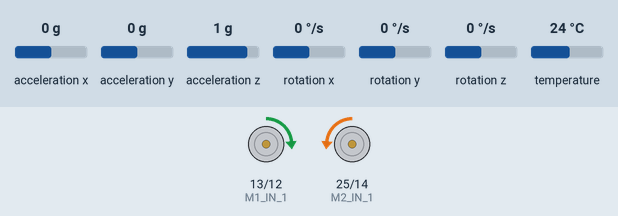
This program was run on a simulated ESP32. On the bench: motor-driver pin pairs drawn as motors (green arrow = first pin HIGH = forward, orange = second pin HIGH = backward, longer = more drive). The test bench sets the inputs (shaded band); at power-on: acceleration x 0 g, acceleration y 0 g, acceleration z 1 g, rotation x 0 °/s, rotation y 0 °/s, rotation z 0 °/s, temperature 24 °C. What the program prints to the serial monitor is not drawn.

Above: at 1.3 s.
Timing chart, 0 to 2.8 s (numbered marks = the images above):
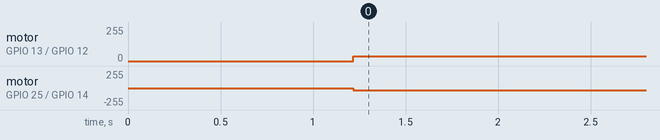

The program:

main.cpp
```cpp
#include <Arduino.h>
// Basic demo for accelerometer readings from Adafruit MPU6050

#include <Adafruit_MPU6050.h>
#include <Adafruit_Sensor.h>

Adafruit_MPU6050 mpu;

const unsigned int ADC_1_CS = 2;
const unsigned int ADC_2_CS = 17;

const unsigned int M1_IN_1 = 13;
const unsigned int M1_IN_2 = 12;
const unsigned int M2_IN_1 = 25;
const unsigned int M2_IN_2 = 14;

const unsigned int M1_IN_1_CHANNEL = 8;
const unsigned int M1_IN_2_CHANNEL = 9;
const unsigned int M2_IN_1_CHANNEL = 10;
const unsigned int M2_IN_2_CHANNEL = 11;

const unsigned int M1_I_SENSE = 35;
const unsigned int M2_I_SENSE = 34;

const unsigned int PWM_VALUE = 512; // Do not give max PWM. Robot will move fast

const int freq = 5000;
const int resolution = 10;

void turn_to(float deg);

void setup(void) {
  // Stop the right motor by setting pin 14 low
  // this pin floats high or is pulled
  // high during the bootloader phase for some reason
  pinMode(14, OUTPUT);
  digitalWrite(14, LOW);
  delay(100);

  ledcSetup(M1_IN_1_CHANNEL, freq, resolution);
  ledcSetup(M1_IN_2_CHANNEL, freq, resolution);
  ledcSetup(M2_IN_1_CHANNEL, freq, resolution);
  ledcSetup(M2_IN_2_CHANNEL, freq, resolution);

  ledcAttachPin(M1_IN_1, M1_IN_1_CHANNEL);
  ledcAttachPin(M1_IN_2, M1_IN_2_CHANNEL);
  ledcAttachPin(M2_IN_1, M2_IN_1_CHANNEL);
  ledcAttachPin(M2_IN_2, M2_IN_2_CHANNEL);

  pinMode(M1_I_SENSE, INPUT);
  pinMode(M2_I_SENSE, INPUT);
  delay(1000);

  Serial.begin(115200);
  while (!Serial)
    delay(10); // will pause Zero, Leonardo, etc until serial console opens


  Serial.println("Adafruit MPU6050 test!");

  pinMode(ADC_1_CS, OUTPUT);
  pinMode(ADC_2_CS, OUTPUT);

  digitalWrite(ADC_1_CS, HIGH); // Without this the ADC's write
  digitalWrite(ADC_2_CS, HIGH); // to the SPI bus while the nRF24 is!!!!

  // Try to initialize!
  if (!mpu.begin()) {
    Serial.println("Failed to find MPU6050 chip");
    while (1) {
      delay(10);
    }
  }
  Serial.println("MPU6050 Found!");

  mpu.setAccelerometerRange(MPU6050_RANGE_8_G);
  Serial.print("Accelerometer range set to: ");
  switch (mpu.getAccelerometerRange()) {
  case MPU6050_RANGE_2_G:
    Serial.println("+-2G");
    break;
  case MPU6050_RANGE_4_G:
    Serial.println("+-4G");
    break;
  case MPU6050_RANGE_8_G:
    Serial.println("+-8G");
    break;
  case MPU6050_RANGE_16_G:
    Serial.println("+-16G");
    break;
  }
  mpu.setGyroRange(MPU6050_RANGE_500_DEG);
  Serial.print("Gyro range set to: ");
  switch (mpu.getGyroRange()) {
  case MPU6050_RANGE_250_DEG:
    Serial.println("+- 250 deg/s");
    break;
  case MPU6050_RANGE_500_DEG:
    Serial.println("+- 500 deg/s");
    break;
  case MPU6050_RANGE_1000_DEG:
    Serial.println("+- 1000 deg/s");
    break;
  case MPU6050_RANGE_2000_DEG:
    Serial.println("+- 2000 deg/s");
    break;
  }

  mpu.setFilterBandwidth(MPU6050_BAND_21_HZ);
  Serial.print("Filter bandwidth set to: ");
  switch (mpu.getFilterBandwidth()) {
  case MPU6050_BAND_260_HZ:
    Serial.println("260 Hz");
    break;
  case MPU6050_BAND_184_HZ:
    Serial.println("184 Hz");
    break;
  case MPU6050_BAND_94_HZ:
    Serial.println("94 Hz");
    break;
  case MPU6050_BAND_44_HZ:
    Serial.println("44 Hz");
    break;
  case MPU6050_BAND_21_HZ:
    Serial.println("21 Hz");
    break;
  case MPU6050_BAND_10_HZ:
    Serial.println("10 Hz");
    break;
  case MPU6050_BAND_5_HZ:
    Serial.println("5 Hz");
    break;
  }

  Serial.println("");
  delay(100);

  sensors_event_t a, g, temp;
  mpu.getEvent(&a, &g, &temp);

}

void loop() {

  /* Get new sensor events with the readings */
  sensors_event_t a, g, temp;
  mpu.getEvent(&a, &g, &temp);

  /* Print out the values */
  Serial.print("Acceleration X: ");
  Serial.print(a.acceleration.x);
  Serial.print(", Y: ");
  Serial.print(a.acceleration.y);
  Serial.print(", Z: ");
  Serial.print(a.acceleration.z);
  Serial.print(" m/s^2 \t");

  Serial.print("Rotation X: ");
  Serial.print(g.gyro.x);
  Serial.print(", Y: ");
  Serial.print(g.gyro.y);
  Serial.print(", Z: ");
  Serial.print(g.gyro.z);
  Serial.print(" rad/s \t");

  Serial.print("Temperature: ");
  Serial.print(temp.temperature);
  Serial.println(" degC");

  float pi = 3.14;
  turn_to(pi/2.0);
  turn_to(pi/2.0);

}

void turn_to(float target)
{
  sensors_event_t a, g, temp;
  mpu.getEvent(&a, &g, &temp);

  float curr = 0;
  unsigned long prevtime = millis();

  while (curr < target)
  {
    Serial.print("turning... curr: " + String(curr) + " target: " + String(target));
    // spin motors opposite direction
    ledcWrite(M1_IN_1_CHANNEL, 150);
    ledcWrite(M1_IN_2_CHANNEL, 0);
    ledcWrite(M2_IN_1_CHANNEL, 0);
    ledcWrite(M2_IN_2_CHANNEL, 150);

    sensors_event_t a, g, temp;
    mpu.getEvent(&a, &g, &temp);
    unsigned long t = millis();
    Serial.println(" | " + String(float(t - prevtime) / 1000.0) + " | " + String(g.gyro.x));

    // threshold in case of not moving (IMU sill reads small rotation)
    if (abs(g.gyro.x) > 0.1)
    {
      curr += (float(t - prevtime) / 1000.0) * g.gyro.x; // update current heading (sec * rad/sec = rads traveled)
    }
    prevtime = t;
  }
}
```

Measured:
- by itself, motor on GPIO 13 (M1_IN_1) / GPIO 12 (M1_IN_2): stopped → forward 37/255 at 1.2 s
- by itself, motor on GPIO 25 (M2_IN_1) / GPIO 14 (M2_IN_2): stopped → backward 37/255 at 1.2 s
